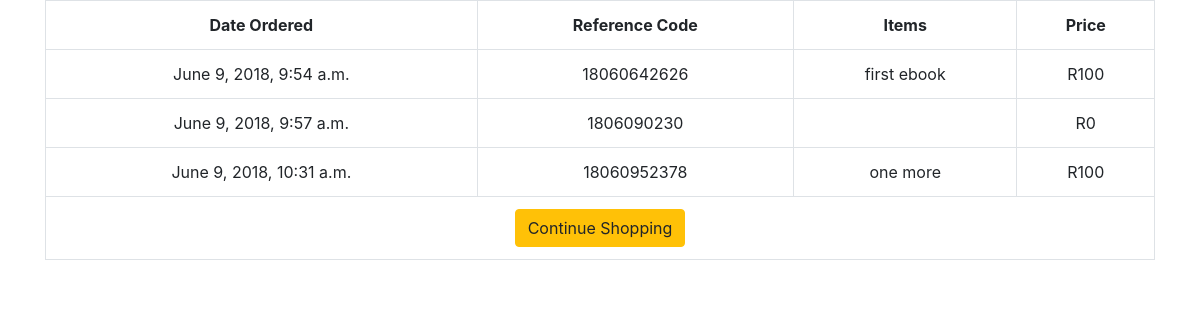
/profiles/profile/ (signed in), run on the app's committed database.
### shopping_cart/models.py (models this page shows, shortened)
class Order(models.Model):
    ref_code = models.CharField(max_length=15)
    owner = models.ForeignKey(Profile, on_delete=models.SET_NULL, null=True)
    is_ordered = models.BooleanField(default=False)
    items = models.ManyToManyField(OrderItem)
    date_ordered = models.DateTimeField(auto_now=True)
    def get_cart_total(self):
        return sum([item.product.price for item in self.items.all()])

class OrderItem(models.Model):
    product = models.OneToOneField(Product, on_delete=models.SET_NULL, null=True)
    is_ordered = models.BooleanField(default=False)
    date_added = models.DateTimeField(auto_now=True)
    date_ordered = models.DateTimeField(null=True)

### products/models.py (models this page shows, shortened)
class Product(models.Model):
    name = models.CharField(max_length=120)
    price = models.IntegerField()

### accounts/views.py (the view)
def my_profile(request):
	my_user_profile = Profile.objects.filter(user=request.user).first()
	my_orders = Order.objects.filter(is_ordered=True, owner=my_user_profile)
	context = {
		'my_orders': my_orders
	}
	return render(request, "profile.html", context)

### templates/profile.html
{% extends 'base.html' %}
{% block content %}
<table class="table table-hover table-bordered text-center">
      <tr class="text-center">
        <th>Date Ordered</th>
        <th>Reference Code</th>
        <th>Items</th>
        <th>Price</th>
      </tr>
      {% for order in my_orders %}
        <tr>
          <td>{{ order.date_ordered }}</td>
          <td>{{ order.ref_code }}</td>
          <td>
        	{% for item in order.items.all %}
        		{{ item.product.name }}
      		{% endfor %}
      	  </td>
          <td>R{{ order.get_cart_total }}</td>
        </tr>
      {% empty %}
        <tr>
          <td colspan= 4> You have no orders.</td>
        </tr>
      {% endfor %}
      <tr>
        <td colspan=4>
          <a href="{% url 'products:product-list' %}" class="btn btn-warning pull-left">
            {% if not order %}Continue Shopping{% else %}Add Items to Cart {% endif %}
          </a>
        </td>
      </tr>
    </table>
{% endblock content %}

### data on the page
Order: date_ordered "June 9, 2018, 9:54 a.m.", ref_code "18060642626", get_cart_total "100"
OrderItem: product.name "first ebook"
Order: date_ordered "June 9, 2018, 9:57 a.m.", ref_code "1806090230", get_cart_total "0"
Order: date_ordered "June 9, 2018, 10:31 a.m.", ref_code "18060952378", get_cart_total "100"
OrderItem: product.name "one more"
